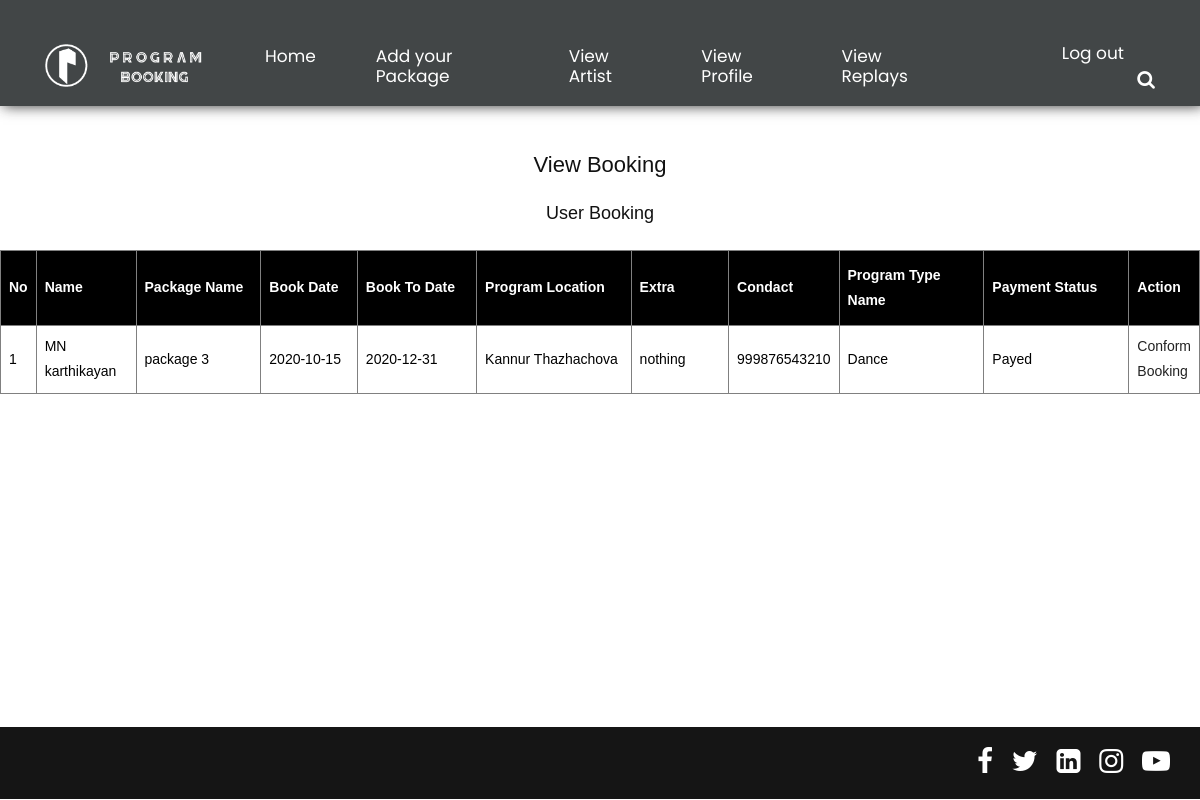
The app's page /Program-Booking/Troops/ViewBooking.php (signed in) with its own data.
### tables this page shows
CREATE TABLE `tbl_troopbooking` (
  `trbook_id` int(50) NOT NULL auto_increment,
  `troop_id` int(50) NOT NULL,
  `user_id` int(50) NOT NULL,
  `booking_date` date NOT NULL,
  `booking_todate` date NOT NULL,
  `package_id` int(50) NOT NULL,
  `pgm_location` varchar(500) NOT NULL,
  `extra` varchar(150) NOT NULL,
  `condact` varchar(50) NOT NULL,
  `pgmtype_id` int(50) NOT NULL,
  `troop_status` int(50) NOT NULL,
  `troopbook_paystatus` int(11) NOT NULL,
  PRIMARY KEY  (`trbook_id`)
);

CREATE TABLE `tbl_user` (
  `user_id` int(50) NOT NULL auto_increment,
  `us_name` varchar(50) NOT NULL,
  `user_condact` varchar(50) NOT NULL,
  `user_email` varchar(50) NOT NULL,
  `user_address` varchar(500) NOT NULL,
  `user_name` varchar(50) NOT NULL,
  `user_password` varchar(50) NOT NULL,
  `user_repassword` varchar(50) NOT NULL,
  PRIMARY KEY  (`user_id`)
);

CREATE TABLE `tbl_package` (
  `package_id` int(50) NOT NULL auto_increment,
  `package_name` varchar(50) NOT NULL,
  `package_des` varchar(50) NOT NULL,
  `package_rate` int(50) NOT NULL,
  `troop_id` varchar(50) NOT NULL,
  PRIMARY KEY  (`package_id`)
);

CREATE TABLE `tbl_programtype` (
  `pgmtype_id` int(50) NOT NULL auto_increment,
  `pgmtype_name` varchar(50) NOT NULL,
  PRIMARY KEY  (`pgmtype_id`)
);

### Program-Booking/Troops/ViewBooking.php (the view, shortened to what this page needs)
<!DOCTYPE html PUBLIC "-//W3C//DTD XHTML 1.0 Transitional//EN" "http://www.w3.org/TR/xhtml1/DTD/xhtml1-transitional.dtd">
<html xmlns="http://www.w3.org/1999/xhtml">
<head>
<?php include("Template/Header.php") ?>
</head>
<div class="main_form" id="tab"  align="center">
<br><br><br><br><br><br>
<h2>View Booking</h2>
<br>
<body>
<form>
<table border="1">
<h3>User Booking</h3>
<br>
  <tr>
    <th width="30">No</th>
    <th width="101">Name</th>
    <th width="130">Package Name</th>
    <th width="101">Book Date</th>
    <th width="126">Book To Date</th>
    <th width="160">Program Location</th>
    <th width="101">Extra</th>
    <th width="101">Condact </th>
    <th width="152">Program Type Name</th>
    <th width="152">Payment Status</th>
    <th>Action</th>
  </tr>
  <?php
  $sel="select * from tbl_troopbooking t inner join tbl_user u on u.user_id=t.user_id inner join tbl_package p on p.package_id=t.package_id inner join tbl_programtype pt on pt.pgmtype_id=t.pgmtype_id  where t.troop_id='".$_SESSION['troopid']."' and t.troop_status=0";
  $data=mysql_query($sel);
  $i=0;
  while($row=mysql_fetch_array($data))
  {
	  $i=$i+1;
  ?>
  <tr>
    <td><?php echo $i ?></td>
    <td><?php echo $row["user_name"] ?></td>
    <td><?php echo $row["package_name"] ?></td>
    <td><?php echo $row["booking_date"] ?></td>
    <td><?php echo $row["booking_todate"] ?></td>
    <td><?php echo $row["pgm_location"] ?></td>
    <td><?php echo $row["extra"] ?></td>
    <td><?php echo $row["condact"] ?></td>
    <td><?php echo $row["pgmtype_name"] ?></td>
    <td><?php if($row["troopbook_paystatus"]==1){ echo "Payed"; } else { echo "Not Payed"; } ?></td>
    <td> <a href="ConformBooking.php?troopbookid=<?php echo $row["trbook_id"] ?>">Conform Booking</a></td>
  </tr>
  <?php
  }
  ?>
</table>
</form>
</body>
</div>
<br><br><br><br><br><br><br><br><br><br>
<?php include("Template/Footer.php") ?>
</html>

### Program-Booking/Troops/Template/css/style.css (style rules this page uses)
body { color: #666666; font-size: 14px; font-family: 'Poppins', sans-serif; line-height: 1.80857; font-weight: normal; }
a { color: #1f1f1f; text-decoration: none !important; outline: none !important; -webkit-transition: all .3s ease-in-out; -moz-transition: all .3s ease-in-out; -ms-transition: all .3s ease-in-out; -o-transition: all .3s ease-in-out; transition: all .3s ease-in-out; }
h1, h2, h3, h4, h5, h6 { letter-spacing: 0; font-weight: normal; position: relative; padding: 0; font-weight: normal; line-height: normal; color: #111111; margin: 0 }
h2 { font-size: 22px }
h3 { font-size: 18px }
*, *::after, *::before { -webkit-box-sizing: border-box; -moz-box-sizing: border-box; box-sizing: border-box; }
a { color: #222222; text-decoration: none; outline: none !important; }
a, .btn { text-decoration: none !important; outline: none !important; -webkit-transition: all .3s ease-in-out; -moz-transition: all .3s ease-in-out; -ms-transition: all .3s ease-in-out; -o-transition: all .3s ease-in-out; transition: all .3s ease-in-out; }

### Program-Booking/Troops/Template/form.css (style rules this page uses)
#tab { font-family: "Trebuchet MS", Arial, Helvetica, sans-serif; border-collapse: collapse; width: 100%; }
#tab td, #tab th { padding: 8px; color: #000; }
#tab th { padding-top: 12px; padding-bottom: 12px; text-align: left; background-color: #000; color: white; }

### records on screen
tbl_troopbooking: user.user_name "MN karthikayan", package.package_name "package 3", booking_date "2020-10-15", booking_todate "2020-12-31", pgm_location "Kannur Thazhachova", extra "nothing", condact "999876543210", pgmtype.pgmtype_name "Dance", troopbook_paystatus "Payed"
